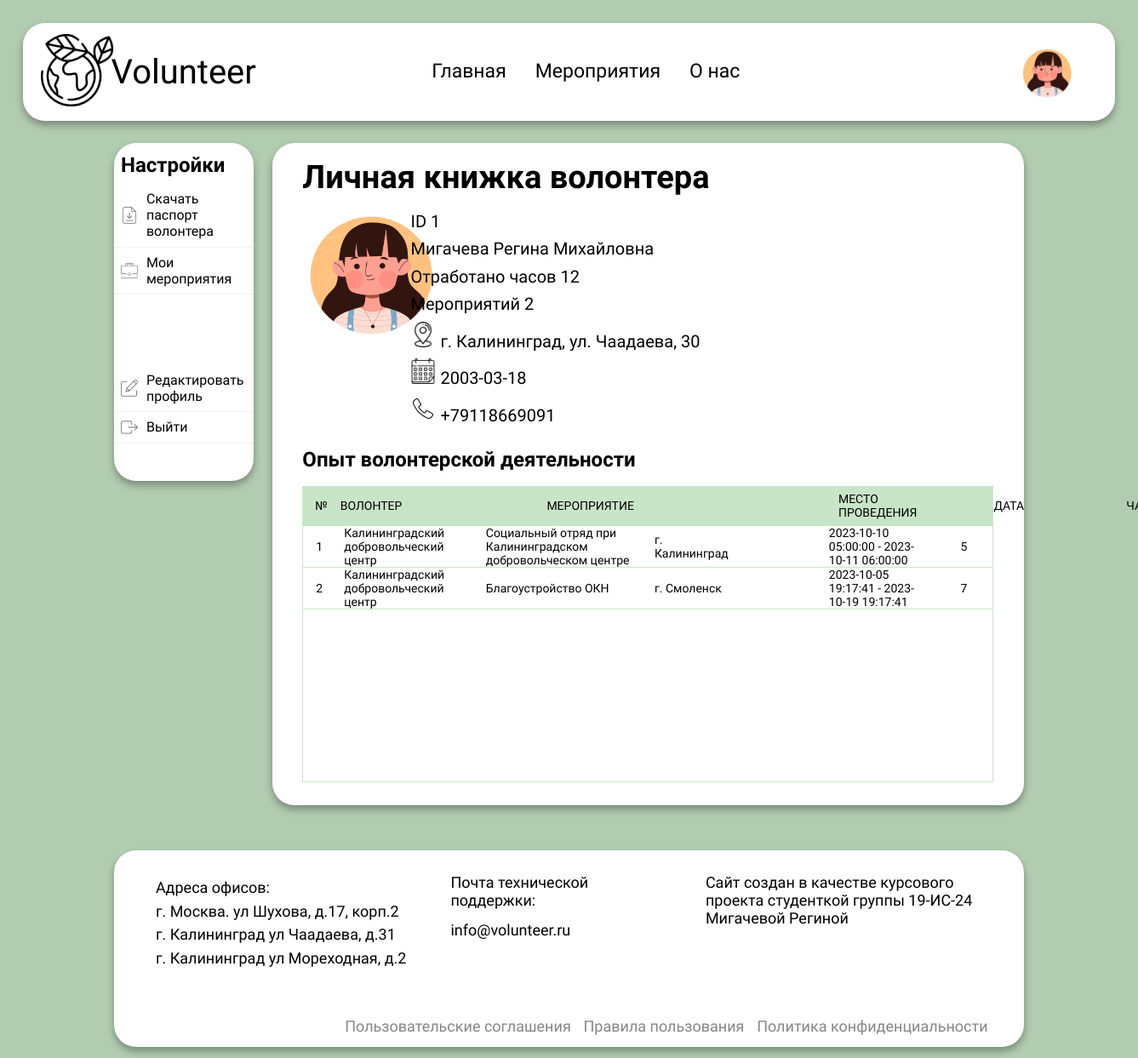
/application/views/profile_volun.php (signed in), run on the app's committed database.
### tables this page shows
CREATE TABLE `volonter` (
  `id_volonter` int NOT NULL,
  `fio` varchar(200) NOT NULL,
  `adres_zitel` varchar(200) NOT NULL,
  `date_birthday` date NOT NULL,
  `otrabot_chas` int NOT NULL,
  `kol_meropr` int NOT NULL,
  `fk_user` int NOT NULL,
  `img` varchar(200) NOT NULL,
  `tel` varchar(200) NOT NULL
);

CREATE TABLE `zayavka` (
  `id_zayavka` int NOT NULL,
  `fk_volonter` int NOT NULL,
  `fk_events` int NOT NULL,
  `status` enum('progress','accept','declined') NOT NULL
);

CREATE TABLE `organizator` (
  `id_organiz` int NOT NULL,
  `nazvanie_org` varchar(200) NOT NULL,
  `adres` varchar(200) NOT NULL,
  `opisanie` varchar(500) NOT NULL,
  `fk_user` int NOT NULL,
  `tel` varchar(200) NOT NULL
);

CREATE TABLE `events` (
  `id_events` int NOT NULL,
  `nazvanie` varchar(200) NOT NULL,
  `task` varchar(500) NOT NULL,
  `adres_events` varchar(500) NOT NULL,
  `data_start` datetime NOT NULL,
  `data_finish` datetime NOT NULL,
  `fk_organiz` int NOT NULL,
  `chas` int NOT NULL
);

### application/views/profile_volun.php (the view, shortened to what this page needs)
<?php
include '../conf/db.php';
$id_user = $_SESSION['user']['id_user'];
$select = mysqli_query($connect, "SELECT * FROM `volonter` WHERE `fk_user` = '$id_user'");
$profile_v = mysqli_fetch_assoc($select);
$r = mysqli_query($connect, "SELECT * FROM `zayavka`, `events`, `volonter`, `organizator` WHERE `zayavka`.`fk_volonter`=`volonter`.`id_volonter` and `zayavka`.`fk_events`=`events`.`id_events` and `events`.`fk_organiz` = `organizator`.`id_organiz` and `id_volonter`=$profile_v[id_volonter] and `zayavka`.`status`='accept'");
$myrow = mysqli_fetch_array($r);
$count = mysqli_query($connect, "SELECT count(*) FROM `zayavka` WHERE `fk_volonter`= $profile_v[id_volonter] and `zayavka`.`status`='accept'");
$crow = mysqli_fetch_array($count);
$sum = mysqli_query($connect, "SELECT sum(chas) FROM `zayavka`, `events` WHERE `fk_volonter`= $profile_v[id_volonter] and `zayavka`.`status`='accept' and `zayavka`.`fk_events`=`events`.`id_events`");
$srow = mysqli_fetch_array($sum);
?>
<!DOCTYPE html>
<html lang="en">
<head>
    <link rel="stylesheet" href="/css/style.css">
    <link rel="stylesheet" href="https://cdnjs.cloudflare.com/ajax/libs/animate.css/4.1.1/animate.min.css" />
</head>
<body>
    <section class="header">
        <nav>
            <a href="/index.php"><img src="/img/assets/logo.png"></a>
            <p>Volunteer</p>
            <div class="nav-links" id="navLinks">
                <ul style="padding-right: 20%">
                    <li><a href="/index.php">Главная</a></li>
                    <li><a href="events.php">Мероприятия</a></li>
                    <li><a href="contacts.php">О нас</a></li>
                </ul>
            </div>
            <div class="action">
                <div class="profile_small" onclick="menuToggle()">
                    <img src="<?="/img/uploads/" . $profile_v['img'] ?>" alt="">
                </div>
            </div>
        </nav>
    </section>
    <section class="profile_v">
        <div class="profile_v_menu">
            <h1>Настройки</h1>
            <div class="profile_v_container">
                <ul>
                    <li><img src="/img/assets/file.png" alt=""><a onclick="printDiv()">Скачать паспорт волонтера</a>
                    </li>
                    <li><img src="/img/assets/suitcase.png" alt=""><a href="volunteer_event.php">Мои мероприятия</a>
                    </li>
                </ul>
                <ul>
                    <li><img src="/img/assets/edit.png" alt=""><a href="edit_volun.php">Редактировать профиль</a>
                    </li>
                    <li><img src="/img/assets/logout.png" alt=""><a href="../core/logout.php">Выйти</a></li>
                </ul>
            </div>
        </div>
        <div class="opt" id="opt">
            <h2>Личная книжка волонтера</h2>
            <div class="opt-container">
                <div class="item1-opt">
                    <img class="img_p" style="width: 151px; height: 147px" src="<?="/img/uploads/" . $profile_v['img'] ?>" alt="">
                </div>
                <div class="item2-opt">
                    <p>ID
                        <?= $profile_v['id_volonter'] ?>
                    </p>
                    <p>
                        <?= $profile_v['fio'] ?>
                    </p>
                    <p>Отработано часов
                        <?= $srow['sum(chas)'] ?>
                    </p>
                    <p>Мероприятий
                        <?= $crow['count(*)'] ?>
                    </p>
                    <p>
                        <img src="/img/assets/819865.png" alt="" style="width: 30px;" class="icons">
                        <?= $profile_v['adres_zitel'] ?>
                    </p>
                    <p>
                        <img src="/img/assets/calendar.png" alt="" style="width: 30px;" class="icons">
                        <?= $profile_v['date_birthday'] ?>
                    </p>
                    <p>
                        <img src="/img/assets/telephone.png" alt="" style="width: 30px;" class="icons">
                        <?= $profile_v['tel'] ?>
                    </p>
                </div>
            </div>
            <h3>Опыт волонтерской деятельности</h3>
            <div class="tb3-header">
                <table cellpadding="0" cellspacing="0">
                    <thead>
                        <tr>
                            <th scope='col'>№</th>
                            <th scope='col'>Волонтер</th>
                            <th scope='col'>Мероприятие</th>
                            <th scope='col'>Место проведения</th>
                            <th scope='col'>Дата</th>
                            <th scope='col'>Часы</th>
                        </tr>
                    </thead>
                </table>
            </div>
            <div class="tbl-content">
                <table cellpadding="0" cellspacing="0">
                    <tbody>
                        <?php
                        $i = 1;
                        do {
                            echo "<tr>";
                            echo "<td>";
                            echo $i++;
                            echo "</td>";
                            echo "<td>$myrow[nazvanie_org]</td>";
                            echo "<td>$myrow[nazvanie]</td>";
                            echo "<td>$myrow[adres_events]</td>";
                            echo "<td>$myrow[data_start] - $myrow[data_finish]</td>";
                            echo "<td>$myrow[chas]</td>";
                            echo "</tr>";
                        }
                        while ($myrow = mysqli_fetch_array($r));
                        echo "</table>";
                        ?>
            </div>
        </div>
    </section>
    <footer>
        <div class="footer">
            <div class="adresa">
                <p>Адреса офисов:</p>
                <p>г. Москва. ул Шухова, д.17, корп.2</p>
                <p>г. Калининград ул Чаадаева, д.31</p>
                <p>г. Калининград ул Мореходная, д.2</p>
            </div>
            <div class="email">
                <p>Почта технической поддержки:</p>
                <a href="#">info@volunteer.ru</a>
            </div>
            <div class="me">
                <p>Сайт создан в качестве курсового проекта студенткой группы 19-ИС-24 Мигачевой Региной</p>
            </div>
        </div>
        <div class="links_b">
            <a href="#">Пользовательские соглашения</a>
            <a href="#">Правила пользования</a>
            <a href="#">Политика конфиденциальности</a>
        </div>
    </footer>
</body>
</html>

### data on the page
volonter: img (picture), id_volonter "1", fio "Мигачева Регина Михайловна", adres_zitel "г. Калининград, ул. Чаадаева, 30", date_birthday "2003-03-18", tel "+79118669091"
zayavka: organizator.nazvanie_org "Калининградский добровольческий центр", fk_events.nazvanie "Социальный отряд при Калининградском добровольческом центре", fk_events.adres_events "г. Калининград", fk_events.data_start "2023-10-10 05:00:00", fk_events.data_finish "2023-10-11 06:00:00", fk_events.chas "5"
zayavka: organizator.nazvanie_org "Калининградский добровольческий центр", fk_events.nazvanie "Благоустройство ОКН", fk_events.adres_events "г. Смоленск", fk_events.data_start "2023-10-05 19:17:41", fk_events.data_finish "2023-10-19 19:17:41", fk_events.chas "7"

### other printed values
$srow['sum(chas)'] "12"
$crow['count(*)'] "2"
